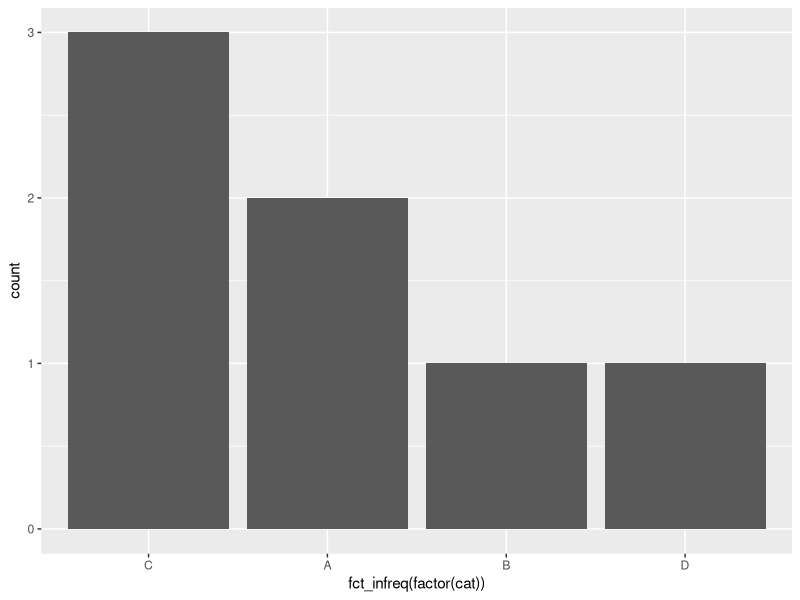

Source code (R):
# Chapter 16: Factors

library(tidyverse)

x <- tibble(cat = c("A", "B", "A", "C", "C", "C", "D"))
ggplot(x, aes(fct_infreq(factor(cat)))) + geom_bar()
